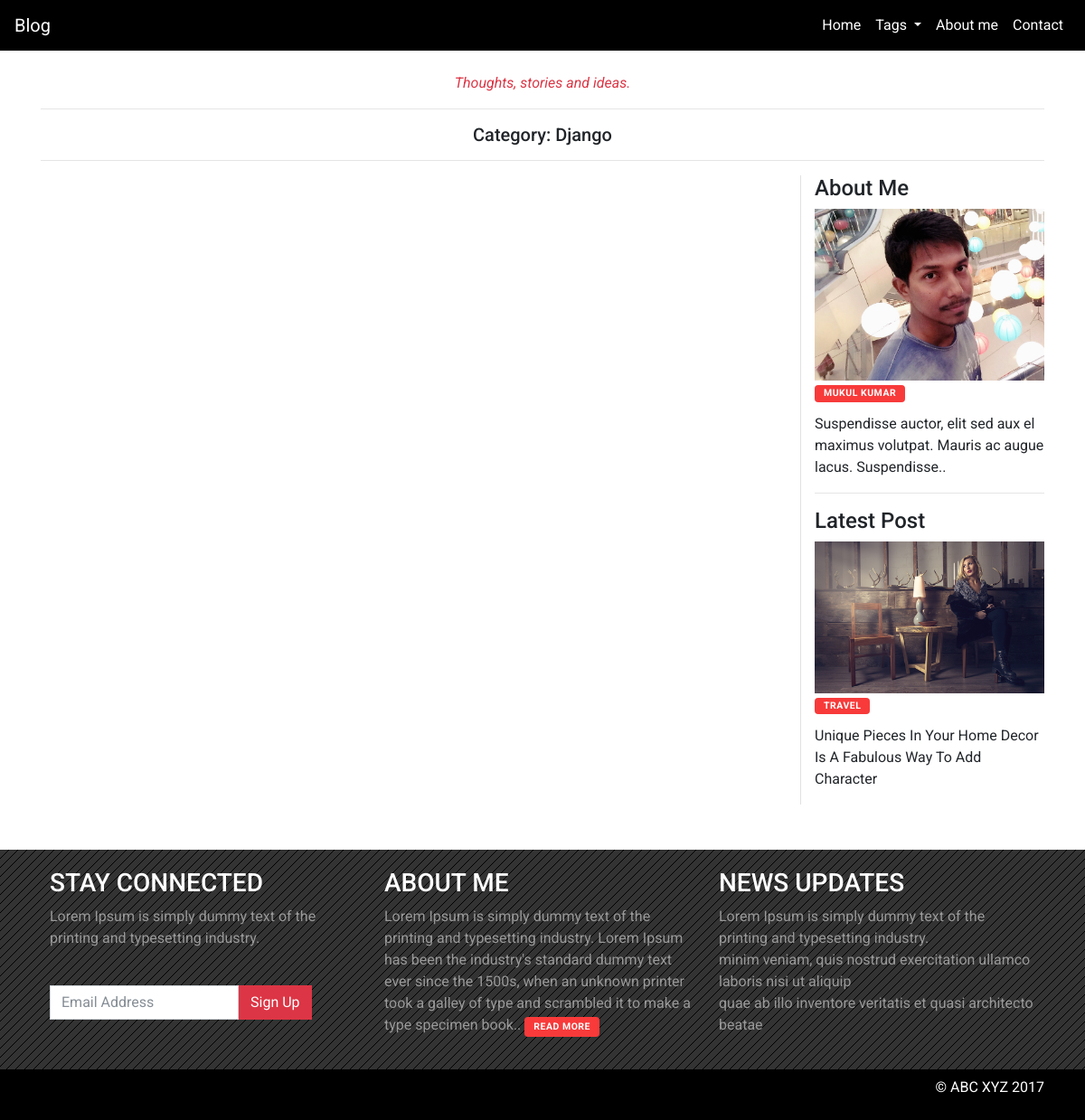
Page /tag/2/ on the earlier database version.
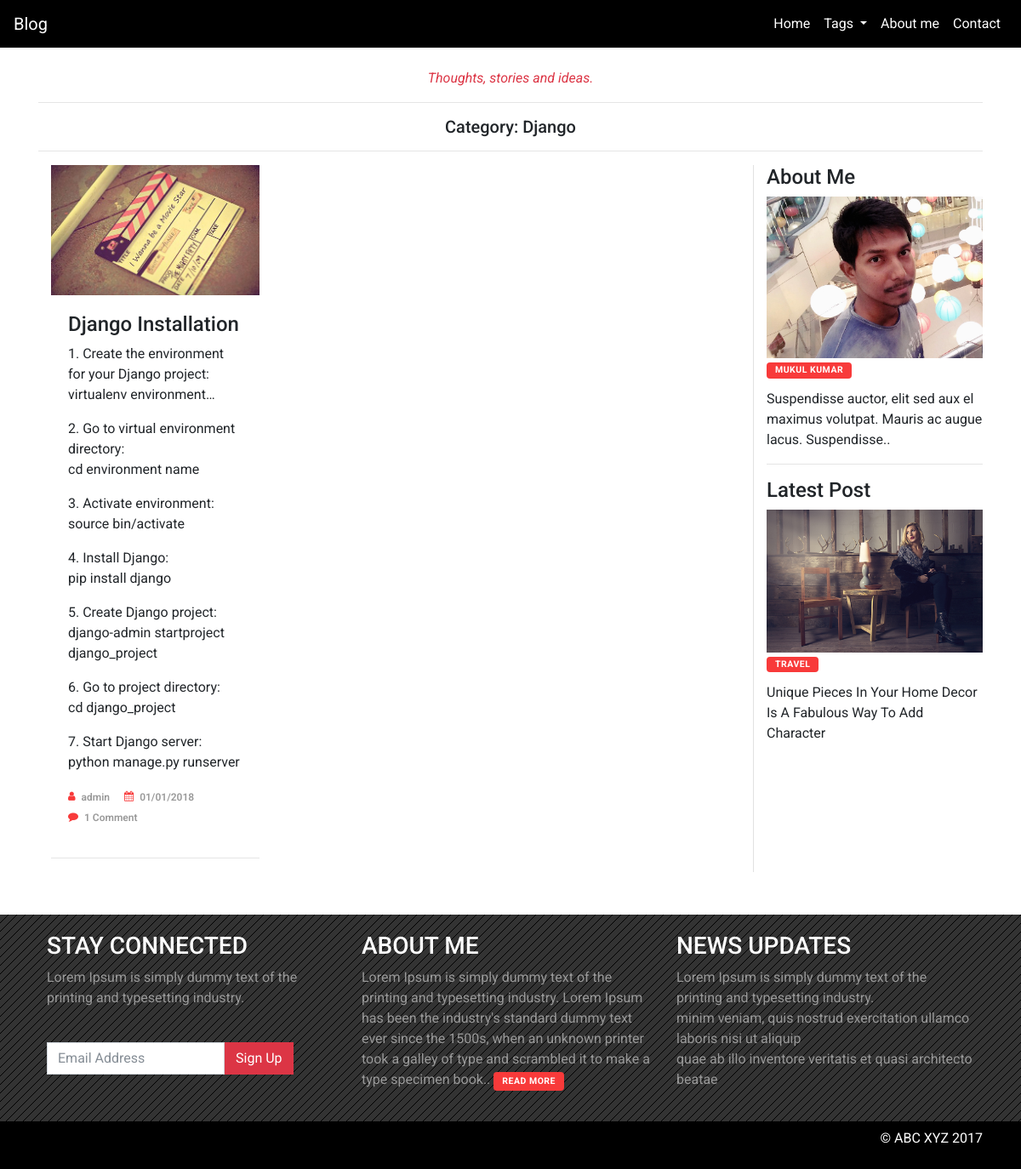
Same page on the later database version.
### blogapp/models.py (models this page shows, shortened)
class Blog(models.Model):
    title = models.CharField(max_length=100, blank=False, null=False)
    post_image = models.ImageField(upload_to = 'post_img/', default = 'post_img/post.png', blank=True, null=True)
    tag = models.ForeignKey(Tags, models.DO_NOTHING)
    user = models.ForeignKey(User, models.DO_NOTHING)
    created_at = models.DateTimeField(auto_now_add=True)
    updated_at = models.DateTimeField(auto_now=True)
    description = models.TextField(blank=False, null=False)
    short_description = models.TextField(blank=False, null=False)
    class Meta:
        verbose_name = 'Blog'
        verbose_name_plural = 'Blogs'

### blogapp/views.py (the view)
# urls.py: url(r'^tag/(?P<tag_id>\d+)/$', views.Tag.as_view(template_name='tags.html'), name='tags'),
class Tag(TemplateView):
    def get(self, request, **kwargs):
        tagdetails = Tags.objects.all()
        tag_id = int(kwargs['tag_id'])
        try:
            tag_detail = Tags.objects.get(pk=tag_id)
        except:
            tag_detail = None
        blogdetails = Blog.objects.filter(tag_id=tag_id)
        return render(request, self.template_name, { 'tagdetails': tagdetails, 'blogdetails': blogdetails, 'tag_detail': tag_detail })

### templates/tags.html
{% extends "base.html" %}
{% load static %}
{% block content %}
    <div class="container">
        <div class="row">
            <div class="col-md-12 text-center">
                <br>
                <p class="text-danger"><i>Thoughts, stories and ideas.</i></p>
                <hr>
            </div>
        </div>
        <div class="row">
            <div class="col-md-12">
                <h5 class="text-center">Category: {{ tag_detail.tag_name }}</h5>
                <hr>
            </div>
        </div>
        <div class="row">
            <div class="col-md-9">
                {% for blogdetail in blogdetails %}
                    <div class="col-md-4 card_container">
                        <div class="card">
                            <img class="card-img-top" src="{{ blogdetail.post_image.url }}" alt="Card image cap">
                            <div class="card-body">
                                <h4><a href="{% url 'post' post_id=blogdetail.id %}" class="card-title">{{ blogdetail.title }}</a></h4>
                                {% autoescape off %}
                                    <div class="card-text blog_description">{{ blogdetail.description }}</div>
                                {% endautoescape %}
                                <ul class="post_information">
                                    <li><i class="fa fa-user"></i><a href="#">{{ blogdetail.user }}</a></li>
                                    <li><i class="fa fa-calendar"></i>
                                        <time class="post-date" datetime="2017-11-11">{{ blogdetail.created_at|date:'d/m/Y' }}</time>
                                    </li>
                                    <li><i class="fa fa-comment"></i><a href="#" data-disqus-identifier="ghost-18">1 Comment</a></li>
                                </ul>
                            </div>
                        </div>
                        <hr>
                    </div>
                {% endfor %}
            </div>
            <div class="col-md-3 sidebar">
                <div class="widget_content">
                    <div class="widget-title">
                        <h4>About Me</h4>
                    </div>
                    <div class="widget-content">
                        <img src="{% static 'images/img_profile.jpg' %}" class="img-fluid">
                        <h2><a href="#" class="category sidebar-btn">Mukul Kumar</a></h2>
                        <p>Suspendisse auctor, elit sed aux el maximus volutpat. Mauris ac augue lacus. Suspendisse..</p>
                    </div>
                </div>
                <hr>
                <div class="widget_content">
                    <div class="widget-title">
                        <h4>Latest Post</h4>
                    </div>
                    <div class="widget-content">
                        <img src="{% static 'images/banner.jpg' %}" class="img-fluid">
                        <h2><a href="#" class="category sidebar-btn">TRAVEL</a></h2>
                        <p>Unique Pieces In Your Home Decor Is A Fabulous Way To Add Character</p>
                    </div>
                </div>
            </div>
        </div>
    </div>
{% endblock %}

Differences in the rows shown:
added Blog: post_image (picture), title "Django Installation", description "1. Create the environment for your Django project: virtualenv 2. Go to virtual environment directory: cd environment name 3. Activate environment: source bin/activate 4. Install Django: pip install django 5. Create Django project: django-admin startproject django_project 6. Go to project directory: cd django_project 7. Start Django server: python manage.py runserver", user "admin", created_at "01/01/2018"
